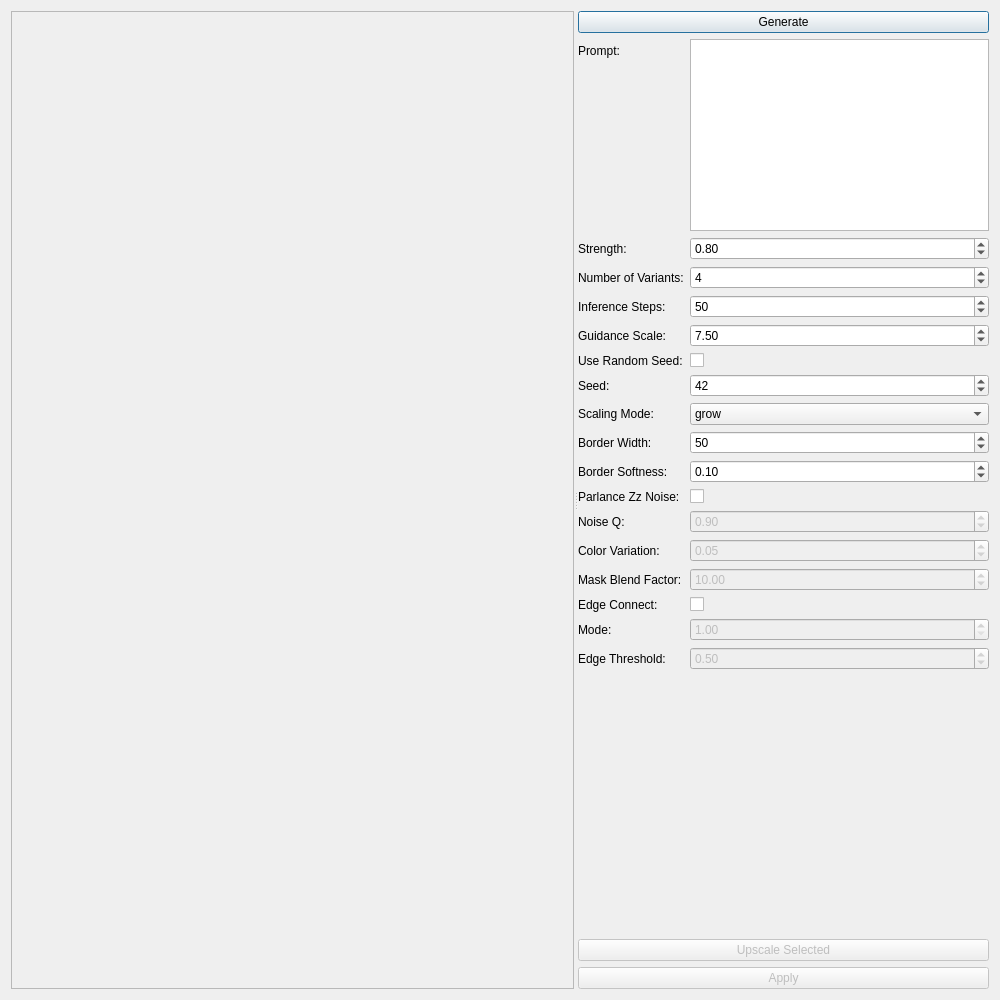
<?xml version="1.0" encoding="UTF-8"?>
<ui version="4.0">
 <class>Dialog</class>
 <widget class="QDialog" name="Dialog">
  <property name="geometry">
   <rect>
    <x>0</x>
    <y>0</y>
    <width>1000</width>
    <height>1000</height>
   </rect>
  </property>
  <property name="sizePolicy">
   <sizepolicy hsizetype="Preferred" vsizetype="Preferred">
    <horstretch>0</horstretch>
    <verstretch>0</verstretch>
   </sizepolicy>
  </property>
  <property name="minimumSize">
   <size>
    <width>1000</width>
    <height>1000</height>
   </size>
  </property>
  <property name="baseSize">
   <size>
    <width>1000</width>
    <height>1000</height>
   </size>
  </property>
  <property name="windowTitle">
   <string>Diffusion</string>
  </property>
  <layout class="QGridLayout" name="gridLayout">
   <item row="0" column="0">
    <widget class="QSplitter" name="splitter">
     <property name="orientation">
      <enum>Qt::Horizontal</enum>
     </property>
     <widget class="QScrollArea" name="scrollArea">
      <property name="sizePolicy">
       <sizepolicy hsizetype="Expanding" vsizetype="Expanding">
        <horstretch>0</horstretch>
        <verstretch>0</verstretch>
       </sizepolicy>
      </property>
      <property name="baseSize">
       <size>
        <width>500</width>
        <height>0</height>
       </size>
      </property>
      <property name="widgetResizable">
       <bool>true</bool>
      </property>
      <widget class="QWidget" name="images_scroll_area_contents">
       <property name="geometry">
        <rect>
         <x>0</x>
         <y>0</y>
         <width>556</width>
         <height>978</height>
        </rect>
       </property>
       <layout class="QGridLayout" name="gridLayout_2" rowstretch="0,1">
        <item row="1" column="0">
         <spacer name="verticalSpacer">
          <property name="orientation">
           <enum>Qt::Vertical</enum>
          </property>
          <property name="sizeType">
           <enum>QSizePolicy::Expanding</enum>
          </property>
          <property name="sizeHint" stdset="0">
           <size>
            <width>20</width>
            <height>0</height>
           </size>
          </property>
         </spacer>
        </item>
        <item row="0" column="0">
         <layout class="QGridLayout" name="images_grid_layout">
          <property name="sizeConstraint">
           <enum>QLayout::SetDefaultConstraint</enum>
          </property>
          <item row="2" column="0">
           <spacer name="horizontalSpacer">
            <property name="orientation">
             <enum>Qt::Horizontal</enum>
            </property>
            <property name="sizeHint" stdset="0">
             <size>
              <width>500</width>
              <height>20</height>
             </size>
            </property>
           </spacer>
          </item>
         </layout>
        </item>
       </layout>
      </widget>
     </widget>
     <widget class="QWidget" name="layoutWidget">
      <layout class="QVBoxLayout" name="verticalLayout">
       <item>
        <widget class="QPushButton" name="generate_button">
         <property name="sizePolicy">
          <sizepolicy hsizetype="Minimum" vsizetype="Fixed">
           <horstretch>0</horstretch>
           <verstretch>0</verstretch>
          </sizepolicy>
         </property>
         <property name="text">
          <string>Generate</string>
         </property>
        </widget>
       </item>
       <item>
        <layout class="QFormLayout" name="formLayout">
         <item row="0" column="0">
          <widget class="QLabel" name="label">
           <property name="text">
            <string>Prompt:</string>
           </property>
          </widget>
         </item>
         <item row="2" column="0">
          <widget class="QLabel" name="label_6">
           <property name="text">
            <string>Number of Variants:</string>
           </property>
          </widget>
         </item>
         <item row="2" column="1">
          <widget class="QSpinBox" name="number_of_variants_spin_box">
           <property name="minimum">
            <number>1</number>
           </property>
           <property name="value">
            <number>4</number>
           </property>
          </widget>
         </item>
         <item row="3" column="0">
          <widget class="QLabel" name="label_2">
           <property name="text">
            <string>Inference Steps:</string>
           </property>
          </widget>
         </item>
         <item row="3" column="1">
          <widget class="QSpinBox" name="inference_spin_box">
           <property name="minimum">
            <number>1</number>
           </property>
           <property name="maximum">
            <number>1000</number>
           </property>
           <property name="value">
            <number>50</number>
           </property>
           <property name="displayIntegerBase">
            <number>10</number>
           </property>
          </widget>
         </item>
         <item row="4" column="0">
          <widget class="QLabel" name="label_3">
           <property name="text">
            <string>Guidance Scale:</string>
           </property>
          </widget>
         </item>
         <item row="4" column="1">
          <widget class="QDoubleSpinBox" name="guidance_scale_double_spin_box">
           <property name="singleStep">
            <double>0.100000000000000</double>
           </property>
           <property name="value">
            <double>7.500000000000000</double>
           </property>
          </widget>
         </item>
         <item row="5" column="0">
          <widget class="QLabel" name="label_4">
           <property name="text">
            <string>Use Random Seed:</string>
           </property>
          </widget>
         </item>
         <item row="5" column="1">
          <widget class="QCheckBox" name="use_random_seed_check_box">
           <property name="text">
            <string/>
           </property>
           <property name="checked">
            <bool>false</bool>
           </property>
          </widget>
         </item>
         <item row="6" column="0">
          <widget class="QLabel" name="label_5">
           <property name="text">
            <string>Seed:</string>
           </property>
          </widget>
         </item>
         <item row="6" column="1">
          <widget class="QSpinBox" name="seed_spin_box">
           <property name="enabled">
            <bool>true</bool>
           </property>
           <property name="minimum">
            <number>-1000000</number>
           </property>
           <property name="maximum">
            <number>1000000</number>
           </property>
           <property name="value">
            <number>42</number>
           </property>
          </widget>
         </item>
         <item row="0" column="1">
          <widget class="QPlainTextEdit" name="prompt_plain_text_edit">
           <property name="sizePolicy">
            <sizepolicy hsizetype="MinimumExpanding" vsizetype="Preferred">
             <horstretch>0</horstretch>
             <verstretch>0</verstretch>
            </sizepolicy>
           </property>
           <property name="plainText">
            <string/>
           </property>
          </widget>
         </item>
         <item row="1" column="0">
          <widget class="QLabel" name="strength_label">
           <property name="text">
            <string>Strength:</string>
           </property>
          </widget>
         </item>
         <item row="1" column="1">
          <widget class="QDoubleSpinBox" name="strength_double_spin_box">
           <property name="maximum">
            <double>1.000000000000000</double>
           </property>
           <property name="singleStep">
            <double>0.100000000000000</double>
           </property>
           <property name="value">
            <double>0.800000000000000</double>
           </property>
          </widget>
         </item>
         <item row="7" column="1">
          <widget class="QComboBox" name="scaling_mode_combo_box">
           <property name="toolTip">
            <string>&lt;html&gt;&lt;head/&gt;&lt;body&gt;&lt;p&gt;grow: requires more VRAM per image, but provides higher quality, the resulting image will be 512x512 or larger&lt;/p&gt;&lt;p&gt;shrink: requires less VRAM, but poorer quality, the resulting image will be 512x512 or smaller&lt;/p&gt;&lt;p&gt;&lt;br/&gt;&lt;/p&gt;&lt;/body&gt;&lt;/html&gt;</string>
           </property>
           <item>
            <property name="text">
             <string>grow</string>
            </property>
           </item>
           <item>
            <property name="text">
             <string>shrink</string>
            </property>
           </item>
          </widget>
         </item>
         <item row="7" column="0">
          <widget class="QLabel" name="label_7">
           <property name="text">
            <string>Scaling Mode:</string>
           </property>
          </widget>
         </item>
         <item row="8" column="0">
          <widget class="QLabel" name="border_width_label">
           <property name="text">
            <string>Border Width:</string>
           </property>
          </widget>
         </item>
         <item row="9" column="0">
          <widget class="QLabel" name="border_softness_label">
           <property name="text">
            <string>Border Softness:</string>
           </property>
          </widget>
         </item>
         <item row="8" column="1">
          <widget class="QSpinBox" name="border_width_spin_box">
           <property name="minimum">
            <number>1</number>
           </property>
           <property name="maximum">
            <number>256</number>
           </property>
           <property name="value">
            <number>50</number>
           </property>
          </widget>
         </item>
         <item row="9" column="1">
          <widget class="QDoubleSpinBox" name="border_softness_double_spin_box">
           <property name="maximum">
            <double>1.000000000000000</double>
           </property>
           <property name="singleStep">
            <double>0.100000000000000</double>
           </property>
           <property name="value">
            <double>0.100000000000000</double>
           </property>
          </widget>
         </item>
         <!-- begin inpaint experiment -->
         <item row="10" column="0">
          <widget class="QLabel" name="parlance_zz_noise_label"><property name="text">
            <string>Parlance Zz Noise:</string></property></widget></item>
         <item row="10" column="1">
          <widget class="QCheckBox" name="parlance_zz_noise_check_box"><property name="text"><string/></property>
           <property name="checked">
            <bool>false</bool></property></widget></item>
         <item row="11" column="0">
          <widget class="QLabel" name="noise_q_label"><property name="text">
            <string>Noise Q:</string></property></widget></item>
         <item row="11" column="1">
          <widget class="QDoubleSpinBox" name="noise_q_double_spin_box">
           <property name="enabled">
            <bool>false</bool></property>
           <property name="maximum">
            <double>1.000000000000000</double></property>
           <property name="singleStep">
            <double>0.100000000000000</double></property>
           <property name="value">
            <double>0.900000000000000</double></property></widget></item>
         <item row="12" column="0">
          <widget class="QLabel" name="color_variation_label"><property name="text">
            <string>Color Variation:</string></property></widget></item>
         <item row="12" column="1">
          <widget class="QDoubleSpinBox" name="color_variation_double_spin_box">
           <property name="enabled">
            <bool>false</bool></property>
           <property name="maximum">
            <double>1.000000000000000</double></property>
           <property name="singleStep">
            <double>0.100000000000000</double></property>
           <property name="value">
            <double>0.050000000000000</double></property></widget></item>
         <item row="13" column="0">
          <widget class="QLabel" name="mask_blend_factor_label"><property name="text">
            <string>Mask Blend Factor:</string></property></widget></item>
         <item row="13" column="1">
          <widget class="QDoubleSpinBox" name="mask_blend_factor_double_spin_box">
           <property name="enabled">
            <bool>false</bool></property>
           <property name="maximum">
            <double>100.000000000000000</double></property>
           <property name="singleStep">
            <double>1.00000000000000</double></property>
           <property name="value">
            <double>10.000000000000000</double></property></widget></item>           
         <!-- begin edge-connect experiment -->
         <item row="14" column="0">
          <widget class="QLabel" name="edge_connect_label"><property name="text">
            <string>Edge Connect:</string></property></widget></item>
         <item row="14" column="1">
          <widget class="QCheckBox" name="edge_connect_check_box"><property name="text"><string/></property>
           <property name="checked">
            <bool>false</bool></property></widget></item>
         <item row="15" column="0">
          <widget class="QLabel" name="edge_connect_mode_label"><property name="text">
            <string>Mode:</string></property></widget></item>
         <item row="15" column="1">
          <widget class="QDoubleSpinBox" name="edge_connect_mode_spin_box">
           <property name="enabled">
            <bool>false</bool></property>
           <property name="maximum">
            <number>4</number></property>
           <property name="minimum">
            <number>1</number></property>
           <property name="singleStep">
            <number>1</number></property>
           <property name="value">
            <number>1</number></property></widget></item>
         <item row="16" column="0">
          <widget class="QLabel" name="edge_threshold_label"><property name="text">
            <string>Edge Threshold:</string></property></widget></item>
         <item row="16" column="1">
          <widget class="QDoubleSpinBox" name="edge_threshold_double_spin_box">
           <property name="enabled">
            <bool>false</bool></property>
           <property name="maximum">
            <double>1.000000000000000</double></property>
           <property name="minimum">
            <double>0.000000000000000</double></property>
           <property name="singleStep">
            <double>0.100000000000000</double></property>
           <property name="value">
            <double>0.500000000000000</double></property></widget></item>
        </layout>
       </item>
       <item>
        <widget class="QPushButton" name="upscale_selected_button">
         <property name="enabled">
          <bool>false</bool>
         </property>
         <property name="text">
          <string>Upscale Selected</string>
         </property>
        </widget>
       </item>
       <item>
        <widget class="QPushButton" name="apply_button">
         <property name="enabled">
          <bool>false</bool>
         </property>
         <property name="text">
          <string>Apply</string>
         </property>
        </widget>
       </item>
      </layout>
     </widget>
    </widget>
   </item>
  </layout>
 </widget>
 <resources/>
 <connections>
  <connection>
   <sender>generate_button</sender>
   <signal>clicked()</signal>
   <receiver>Dialog</receiver>
   <slot>generate()</slot>
   <hints>
    <hint type="sourcelabel">
     <x>581</x>
     <y>23</y>
    </hint>
    <hint type="destinationlabel">
     <x>563</x>
     <y>21</y>
    </hint>
   </hints>
  </connection>
  <connection>
   <sender>upscale_selected_button</sender>
   <signal>clicked()</signal>
   <receiver>Dialog</receiver>
   <slot>upscale()</slot>
   <hints>
    <hint type="sourcelabel">
     <x>581</x>
     <y>629</y>
    </hint>
    <hint type="destinationlabel">
     <x>559</x>
     <y>618</y>
    </hint>
   </hints>
  </connection>
  <connection>
   <sender>apply_button</sender>
   <signal>clicked()</signal>
   <receiver>Dialog</receiver>
   <slot>apply()</slot>
   <hints>
    <hint type="sourcelabel">
     <x>584</x>
     <y>647</y>
    </hint>
    <hint type="destinationlabel">
     <x>562</x>
     <y>653</y>
    </hint>
   </hints>
  </connection>
 </connections>
 <slots>
  <slot>generate()</slot>
  <slot>upscale()</slot>
  <slot>apply()</slot>
 </slots>
</ui>
